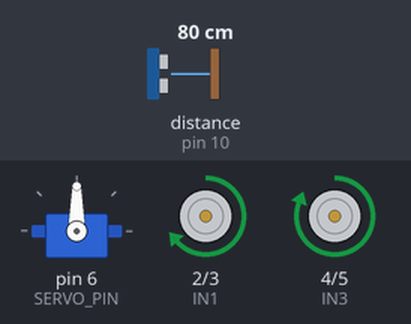
This sketch was run on a simulated Arduino Uno, built with avr-gcc and run on an emulated ATmega328P. Parts: servo, motor-driver pin pairs drawn as motors (green arrow = first pin HIGH = forward, orange = second pin HIGH = backward, longer = more drive, scaled by the enable pin). Wiring (inferred from the names in the program): ultrasonic range finder: trigger pin 9; echo pin 10. The inputs (shaded band) are chosen by the test bench; at power-on: distance to the obstacle (sensor on pin 10) 80 cm. The echo pulse lasts 58.3 µs per cm; what the sketch prints to the serial monitor is not drawn.

Above: at 4.4 s.
4.5 s: distance to the obstacle (sensor on pin 10) set to 30 cm
7.5 s: distance to the obstacle (sensor on pin 10) set to 24 cm
At 7.92 s:
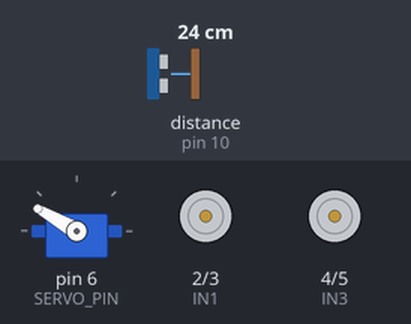
At 9.5 s:
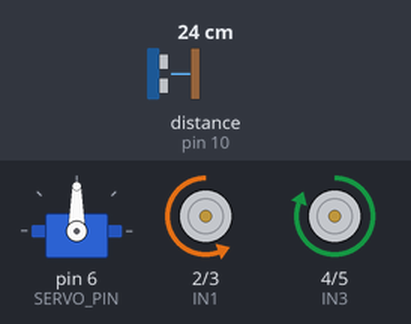
10.5 s: distance to the obstacle (sensor on pin 10) set to 13 cm
At 10.97 s:
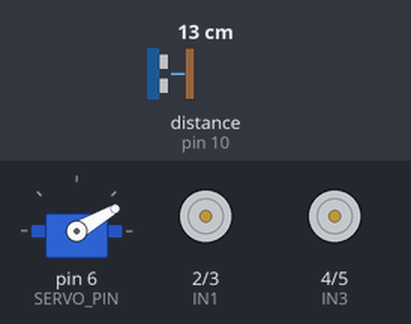
13.5 s: distance to the obstacle (sensor on pin 10) set to 10 cm
19.5 s: distance to the obstacle (sensor on pin 10) set to 18 cm
22.5 s: distance to the obstacle (sensor on pin 10) set to 35 cm
At 22.59 s:
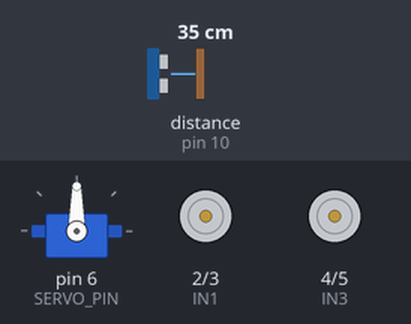
Timing chart, 0 to 25.1 s (numbered marks = the images above; inputs shaded):
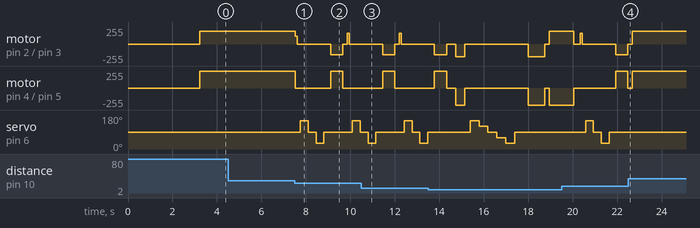

The sketch:

main.ino
```cpp
/*
 * ============================================================
 *   OBSTACLE AVOIDANCE ROBOT — MAZE SOLVER EDITION
 * ============================================================
 * Components:
 *   - Arduino Uno (Microcontroller)
 *   - HC-SR04 Ultrasonic Sensor (mounted on SG-90 Servo)
 *   - L298N Motor Driver
 *   - 2x DC Motors (on Robotics Chassis)
 *   - SG-90 Servo Motor  [constrained to 30°–150° = 120° arc]
 *   - 9V LiPo Battery
 * ============================================================
 * PIN CONFIGURATION:
 *
 *  HC-SR04 Ultrasonic Sensor:
 *    TRIG  --> Pin 9
 *    ECHO  --> Pin 10
 *    VCC   --> 5V
 *    GND   --> GND
 *
 *  SG-90 Servo Motor:
 *    Signal --> Pin 6
 *    VCC    --> 5V
 *    GND    --> GND
 *
 *  L298N Motor Driver:
 *    IN1   --> Pin 2   (Left Motor Direction)
 *    IN2   --> Pin 3   (Left Motor Direction)
 *    IN3   --> Pin 4   (Right Motor Direction)
 *    IN4   --> Pin 5   (Right Motor Direction)
 *    ENA   --> Pin 11  (Left Motor Speed - PWM)
 *    ENB   --> Pin 12  (Right Motor Speed - PWM)
 *    VCC   --> 9V Battery (+)
 *    GND   --> 9V Battery (-) + Arduino GND (Common Ground)
 *    5V    --> Arduino 5V (optional, use L298N onboard reg)
 *
 * ============================================================
 * SERVO ARC  (120° total, 60° each side):
 *   Far-Left   = 150°  (center + 60°)
 *   Half-Left  = 120°  (center + 30°)
 *   Center     =  90°
 *   Half-Right =  60°  (center - 30°)
 *   Far-Right  =  30°  (center - 60°)
 *
 * DISTANCE THRESHOLDS:
 *   WARN_DISTANCE  25 cm — slow down, prepare to react
 *   STOP_DISTANCE  10 cm — EMERGENCY: stop → reverse → full scan
 *
 * MAZE-SOLVER STRATEGY:
 *   1. Drive forward while front > WARN_DISTANCE (full speed)
 *   2. 10–25 cm  → reduce speed, 3-point quick scan, turn if needed
 *   3. ≤ 10 cm   → emergency stop, reverse to create clearance,
 *                   5-point sweep, steer toward maximum open space
 *   4. All 5 directions blocked → long reverse + 180° U-turn
 *   5. lastTurnBias remembers last direction for corridor tiebreaks
 * ============================================================
 */

#include <Servo.h>

// ─── PIN DEFINITIONS ─────────────────────────────────────────
#define TRIG_PIN    9
#define ECHO_PIN    10
#define SERVO_PIN   6
#define IN1         2
#define IN2         3
#define IN3         4
#define IN4         5
#define ENA         11
#define ENB         12

// ─── DISTANCE THRESHOLDS (cm) ────────────────────────────────
#define WARN_DISTANCE     25    // Slow-down / caution zone
#define STOP_DISTANCE     10    // Emergency reverse + maze scan

// ─── MOTOR SPEEDS (PWM 0–255) ────────────────────────────────
#define SPEED_FULL        190   // Normal cruising speed
#define SPEED_SLOW        120   // Cautious approach speed
#define SPEED_TURN        160   // In-place turning speed

// ─── TIMING (ms) ─────────────────────────────────────────────
#define REVERSE_TIME_SHORT   400   // Quick reverse after soft stop
#define REVERSE_TIME_LONG    750   // Longer reverse when fully trapped
#define TURN_TIME_90         550   // ~90° turn  (tune for your chassis)
#define TURN_TIME_180       1100   // ~180° U-turn

// ─── SERVO POSITIONS ─────────────────────────────────────────
//   Hard-clamped to [30°, 150°] — never exceeds 120° total arc
#define SERVO_CENTER    90
#define SERVO_LEFT     150   // 90 + 60°
#define SERVO_HALF_L   120   // 90 + 30°
#define SERVO_HALF_R    60   // 90 - 30°
#define SERVO_RIGHT     30   // 90 - 60°

// ─── OBJECT ──────────────────────────────────────────────────
Servo scanServo;

// ─── STATE ───────────────────────────────────────────────────
// Maze tiebreak bias: +1 = last went right, -1 = left, 0 = none
int lastTurnBias = 0;

// ─────────────────────────────────────────────────────────────
//   SETUP
// ─────────────────────────────────────────────────────────────
void setup() {
  Serial.begin(9600);
  Serial.println("====================================");
  Serial.println("  Obstacle Avoidance — Maze Solver");
  Serial.println("  Servo arc: 30 deg to 150 deg (120 deg total)");
  Serial.println("  Emergency stop at: 10 cm");
  Serial.println("====================================");

  pinMode(TRIG_PIN, OUTPUT);
  pinMode(ECHO_PIN, INPUT);

  pinMode(IN1, OUTPUT); pinMode(IN2, OUTPUT);
  pinMode(IN3, OUTPUT); pinMode(IN4, OUTPUT);
  pinMode(ENA, OUTPUT); pinMode(ENB, OUTPUT);

  scanServo.attach(SERVO_PIN);
  centerServo();
  delay(600);

  stopMotors();
  delay(1200);
  Serial.println(">> Robot ready. Starting in 1s...");
  delay(1000);
}

// ─────────────────────────────────────────────────────────────
//   MAIN LOOP
// ─────────────────────────────────────────────────────────────
void loop() {
  int front = getDistance();
  printDist("FRONT", front);

  if (front > WARN_DISTANCE) {
    // ── CLEAR — full speed ahead ──────────────────────────────
    driveForward(SPEED_FULL);

  } else if (front > STOP_DISTANCE) {
    // ── CAUTION ZONE (10–25 cm) — slow down + pre-emptive scan
    driveForward(SPEED_SLOW);
    delay(80);
    front = getDistance();           // Recheck while crawling
    if (front <= WARN_DISTANCE) {
      stopMotors();
      delay(150);
      quickDecide();
    }

  } else {
    // ── EMERGENCY ZONE (≤ 10 cm) — maze solver ───────────────
    Serial.println("!! EMERGENCY  obstacle within 10 cm !!");
    stopMotors();
    delay(200);

    // Reverse to create sensor clearance
    driveBackward(SPEED_FULL);
    delay(REVERSE_TIME_SHORT);
    stopMotors();
    delay(250);

    // Full 5-point sweep and pick best route
    mazeSolve();
  }
}

// ─────────────────────────────────────────────────────────────
//   QUICK DECIDE  — 3-point scan used in the caution zone
// ─────────────────────────────────────────────────────────────
void quickDecide() {
  int dLeft  = scanDirection(SERVO_LEFT);
  int dFront = scanDirection(SERVO_CENTER);
  int dRight = scanDirection(SERVO_RIGHT);
  centerServo();

  Serial.print("QUICK-SCAN  L:"); Serial.print(dLeft);
  Serial.print("  F:");           Serial.print(dFront);
  Serial.print("  R:");           Serial.println(dRight);

  // If front cleared up just continue
  if (dFront > WARN_DISTANCE) return;

  if (dLeft >= dRight) {
    if (dLeft > STOP_DISTANCE) executeTurn(-1);   // left
    else                       mazeSolve();        // need full scan
  } else {
    if (dRight > STOP_DISTANCE) executeTurn(1);   // right
    else                        mazeSolve();
  }
}

// ─────────────────────────────────────────────────────────────
//   MAZE SOLVE  — 5-point sweep, steer to maximum clearance
// ─────────────────────────────────────────────────────────────
/*
 *  Scan map (left → right):
 *
 *   Index:     0         1         2         3         4
 *   Angle:   150°      120°       90°       60°       30°
 *   Label:  FAR-L    HALF-L    FRONT    HALF-R    FAR-R
 *   Dir:      -1        -1         0        +1       +1
 *
 *  Pick the index with the longest reading.
 *  Convert its angle offset to a robot turn and execute it.
 */
void mazeSolve() {
  Serial.println(">> MAZE SOLVE: 5-point sweep");

  const int   angles[5]   = { SERVO_LEFT, SERVO_HALF_L, SERVO_CENTER,
                               SERVO_HALF_R, SERVO_RIGHT };
  const int   turnDir[5]  = { -1, -1, 0, 1, 1 };
  const char* labels[5]   = { "FAR-L", "HALF-L", "FRONT", "HALF-R", "FAR-R" };

  int distances[5];

  for (int i = 0; i < 5; i++) {
    distances[i] = scanDirection(angles[i]);
    Serial.print("  "); Serial.print(labels[i]);
    Serial.print(": ");  Serial.print(distances[i]);
    Serial.println(" cm");
    delay(50);
  }

  centerServo();
  delay(300);

  // Find best (most open) direction
  int bestIdx  = 0;
  int bestDist = 0;
  for (int i = 0; i < 5; i++) {
    // Apply a small bias toward the previously successful direction
    // to help navigate corridors without oscillating
    int score = distances[i];
    if (turnDir[i] == lastTurnBias && lastTurnBias != 0) score += 5;
    if (score > bestDist) {
      bestDist = score;
      bestIdx  = i;
    }
  }

  Serial.print(">> Best: "); Serial.print(labels[bestIdx]);
  Serial.print("  dist=");   Serial.print(distances[bestIdx]);
  Serial.println(" cm");

  // ── Fully trapped ────────────────────────────────────────
  if (distances[bestIdx] <= STOP_DISTANCE) {
    Serial.println(">> ALL BLOCKED — long reverse + U-turn");
    driveBackward(SPEED_FULL);
    delay(REVERSE_TIME_LONG);
    stopMotors();
    delay(200);
    uTurn();
    return;
  }

  // ── Steer toward best direction ──────────────────────────
  int dir = turnDir[bestIdx];
  if (dir == 0) {
    Serial.println(">> Front clear — continuing forward");
    // No turn needed; loop will drive forward next cycle
  } else {
    executeTurn(dir);
  }
}

// ─────────────────────────────────────────────────────────────
//   EXECUTE TURN  (dir: -1 left, +1 right)
// ─────────────────────────────────────────────────────────────
void executeTurn(int dir) {
  if (dir < 0) {
    Serial.println(">> Turning LEFT 90 deg");
    turnLeft(SPEED_TURN);
  } else {
    Serial.println(">> Turning RIGHT 90 deg");
    turnRight(SPEED_TURN);
  }
  delay(TURN_TIME_90);
  stopMotors();
  delay(200);
  lastTurnBias = dir;
}

// ─────────────────────────────────────────────────────────────
//   U-TURN  (~180°) — opposite to last bias
// ─────────────────────────────────────────────────────────────
void uTurn() {
  Serial.println(">> U-TURN 180 deg");
  if (lastTurnBias >= 0) turnLeft(SPEED_TURN);
  else                   turnRight(SPEED_TURN);
  delay(TURN_TIME_180);
  stopMotors();
  delay(300);
  lastTurnBias = -lastTurnBias;   // Flip bias after 180
}

// ─────────────────────────────────────────────────────────────
//   ULTRASONIC  HC-SR04
// ─────────────────────────────────────────────────────────────
int getDistance() {
  digitalWrite(TRIG_PIN, LOW);
  delayMicroseconds(2);
  digitalWrite(TRIG_PIN, HIGH);
  delayMicroseconds(10);
  digitalWrite(TRIG_PIN, LOW);

  long duration = pulseIn(ECHO_PIN, HIGH, 30000);  // 30 ms timeout
  int dist = (int)(duration * 0.034 / 2);

  if (dist <= 0 || dist > 400) dist = 400;  // clamp invalid readings
  return dist;
}

// Clamp angle to servo arc [30–150] before writing
int scanDirection(int angle) {
  angle = constrain(angle, SERVO_RIGHT, SERVO_LEFT);  // enforce 120° arc
  scanServo.write(angle);
  delay(350);               // let servo physically reach position
  return getDistance();
}

void centerServo() {
  scanServo.write(SERVO_CENTER);
  delay(300);
}

// ─────────────────────────────────────────────────────────────
//   MOTOR CONTROL  (all functions accept explicit speed param)
// ─────────────────────────────────────────────────────────────
void driveForward(int spd) {
  analogWrite(ENA, spd);   analogWrite(ENB, spd);
  digitalWrite(IN1, HIGH); digitalWrite(IN2, LOW);
  digitalWrite(IN3, HIGH); digitalWrite(IN4, LOW);
}

void driveBackward(int spd) {
  analogWrite(ENA, spd);  analogWrite(ENB, spd);
  digitalWrite(IN1, LOW); digitalWrite(IN2, HIGH);
  digitalWrite(IN3, LOW); digitalWrite(IN4, HIGH);
}

void turnLeft(int spd) {
  analogWrite(ENA, spd);   analogWrite(ENB, spd);
  digitalWrite(IN1, LOW);  digitalWrite(IN2, HIGH);  // Left  motor: backward
  digitalWrite(IN3, HIGH); digitalWrite(IN4, LOW);   // Right motor: forward
}

void turnRight(int spd) {
  analogWrite(ENA, spd);   analogWrite(ENB, spd);
  digitalWrite(IN1, HIGH); digitalWrite(IN2, LOW);   // Left  motor: forward
  digitalWrite(IN3, LOW);  digitalWrite(IN4, HIGH);  // Right motor: backward
}

void stopMotors() {
  analogWrite(ENA, 0);    analogWrite(ENB, 0);
  digitalWrite(IN1, LOW); digitalWrite(IN2, LOW);
  digitalWrite(IN3, LOW); digitalWrite(IN4, LOW);
}

// ─────────────────────────────────────────────────────────────
//   DEBUG
// ─────────────────────────────────────────────────────────────
void printDist(const char* label, int dist) {
  Serial.print("["); Serial.print(label); Serial.print("] ");
  Serial.print(dist); Serial.println(" cm");
}
```

Measured:
- the behaviour switches between 27 and 26 cm on distance to the obstacle (sensor on pin 10) (found by bisection; images 0 and 1)
- after the input at 4.5 s, every drawn part: stays the same
- after the input at 7.5 s, motor on pin 4 (IN3) / pin 5 (IN4): forward 255/255 → stopped at once, → forward 255/255 1.6 s later, → stopped 0.55 s later; servo on pin 6 (SERVO_PIN): 90° → 150° after 0.25 s, → 90° 0.35 s later, → 30° 0.35 s later, → 90° 0.35 s later, … (6 changes in this stretch)
- after the input at 22.5 s, servo on pin 6 (SERVO_PIN): stays 90° (without the input it goes to 150° after 0.42 s)
